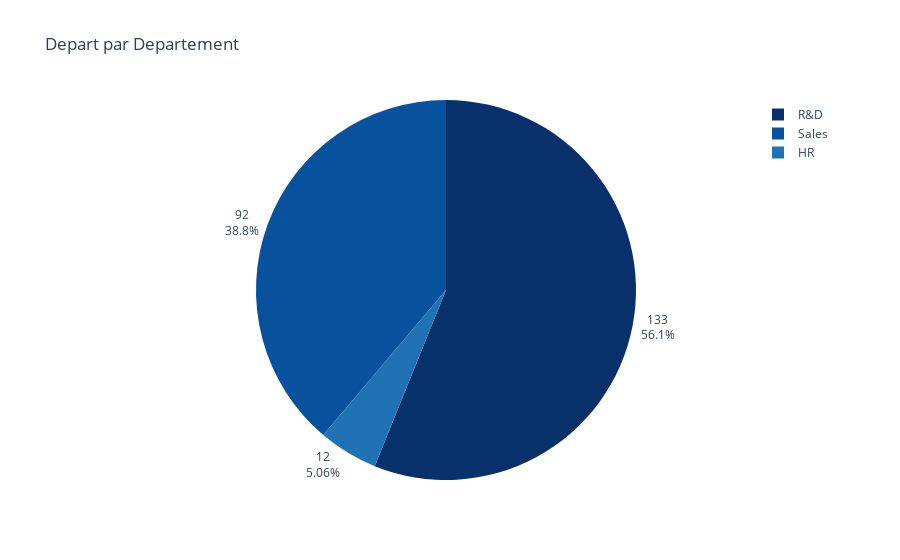

Notebook code for this chart:
### Code cell
fig = px.pie(data,values='depart',names='Department',color_discrete_sequence=px.colors.sequential.Blues_r,
             labels='depart',title='Depart par Departement')
fig.update_traces(textinfo='value,percent',textposition='outside')
fig.show()

### Figure 1 — Plotly figure (JSON) as saved in the notebook; plotly's stock layout.template omitted (floating-point values rounded to 4 significant figures; data arrays with more than 128 entries replaced by an {"elided": "..."} marker saying what was removed)
{"data": [{"domain": {"x": [0, 1], "y": [0, 1]}, "hovertemplate": "Department=%{label}<br>depart=%{value}<extra></extra>", "labels": {"elided": "1470 str values"}, "legendgroup": "", "name": "", "showlegend": true, "textinfo": "value+percent", "textposition": "outside", "type": "pie", "values": {"elided": "1470 int values"}}], "layout": {"autosize": true, "legend": {"tracegroupgap": 0}, "piecolorway": ["rgb(8,48,107)", "rgb(8,81,156)", "rgb(33,113,181)", "rgb(66,146,198)", "rgb(107,174,214)", "rgb(158,202,225)", "rgb(198,219,239)", "rgb(222,235,247)", "rgb(247,251,255)"], "title": {"text": "Depart par Departement"}}}
